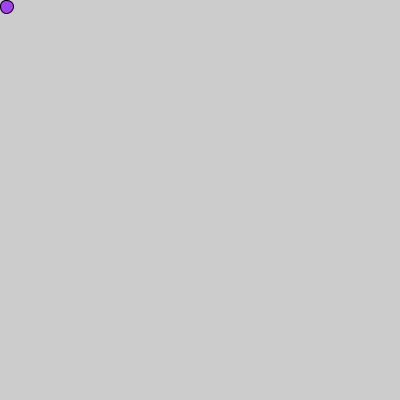
Frame 1 (no input)
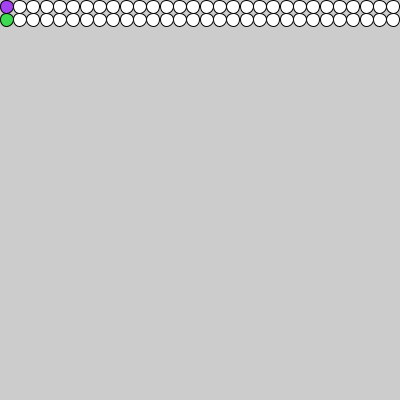
Frame 60 (the mouse pressed at the canvas centre just before this capture)
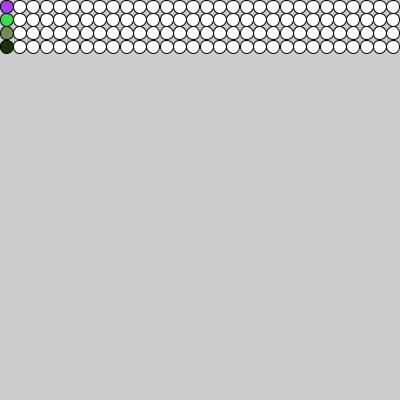
Frame 120 (the mouse held since frame 60 and released just before this capture)

The Processing sketch that drew these frames (run headless with seeded random() and noise(); from frame 60 on, the mouse is pressed at the canvas centre):

// Processing sketch: Task6
// ── Task6.pde
float circleSize;
float numberOfCircles;
float x,y;
int counter = 0;
int rowCounter = 0;
float r,g,b;
void setup(){
   size(400,400);
   r = 255;
   g = 255;
   b = 255;
   numberOfCircles = 30;
   circleSize = width/numberOfCircles;
   ellipseMode(CORNER);
  
}
void draw(){
    if (counter == 0){
  r = random(255);
  g = random(255);
  b = random(255);
} else{
  r = 255;
  g = 255;
  b = 255;
}
 
  x = circleSize*counter;
  y = circleSize*rowCounter;
 
 fill(r,g,b);
   
   ellipse(x,y,circleSize,circleSize);
  
  // Explaining conditional assignments. 
  // First part before the ?-mark, is a conditional. 
  // If this is true, the value after the ?-mark will be assigned. 
  // If not, the last value will.
  counter =  frameCount % numberOfCircles == 0 ? 0 : counter+1;
  rowCounter =  counter==0 ? rowCounter+1:rowCounter;
  
  
  // Explaining the modulus operator
  // Modulus is what is left when you divide one int with another int.
  // 1 % 3 = 1 (3 people can't share 1 apple without cutting it, so 1 apple is left)
  // 2 % 3 = 2
  // 3 % 3 = 0
 
  //Add the code for 6.c here

}
